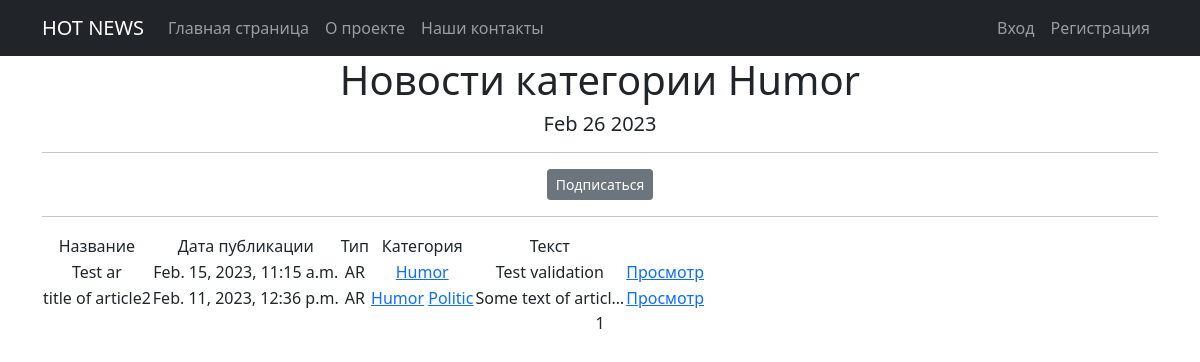
Page /categories/4 on the earlier database version.
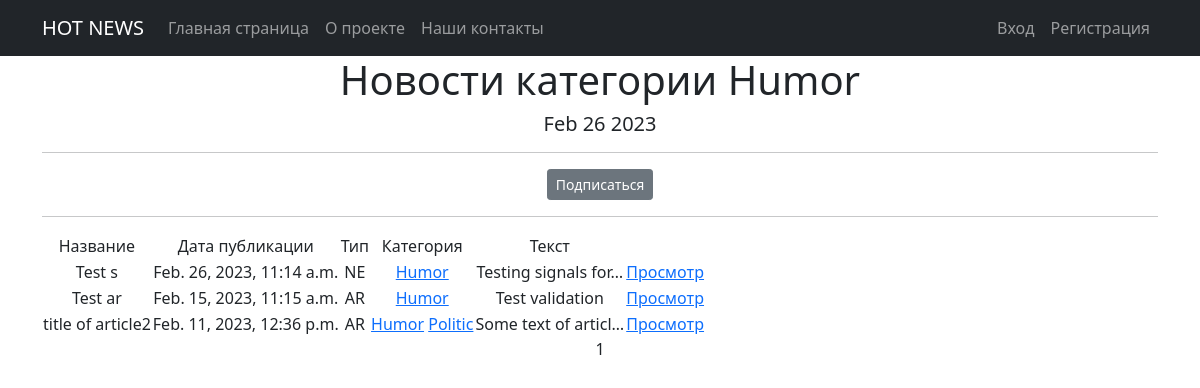
Same page on the later database version.
### news/models.py (models this page shows, shortened)
class Category(models.Model):
    name = models.CharField(max_length=32, unique=True)
    subscribers = models.ManyToManyField(User, blank=True, null=True, related_name='categories')
    def __str__(self):
        return f'{self.name}'

class Post(models.Model):
    author = models.ForeignKey(Author, to_field='authorUser_id', on_delete=models.CASCADE)
    NEWS = 'NE'
    ARTICLE = 'AR'
    CATEGORY_CHOISE = (
        (NEWS, 'Новость'),
        (ARTICLE, 'Статья'),
    )
    category_type = models.CharField(max_length=2, choices=CATEGORY_CHOISE, default=ARTICLE)
    dateCreation = models.DateTimeField(auto_now_add=True)
    postCategory = models.ManyToManyField(Category, through='PostCategory')
    title = models.CharField(max_length=128)
    text = models.TextField()
    rating = models.SmallIntegerField(default=0)

### news/views.py (the view)
# urls.py: path('categories/<int:pk>', CategoryList.as_view(), name='category_list'),
class CategoryList(NewsList):
    model = Post
    template_name = 'category_list.html'
    context_object_name = 'category_news_list'
    def get_queryset(self):
        self.category = get_object_or_404(Category, id=self.kwargs['pk'])
        queryset = Post.objects.filter(postCategory=self.category).order_by('-dateCreation')
        return queryset
    def get_context_data(self, **kwargs):
        context = super().get_context_data(**kwargs)
        context['is_not_subscriber'] = self.request.user not in self.category.subscribers.all()
        context['category'] = self.category
        return context

### news/templatetags/custom_filters.py (called while the page is built)
@register.filter()
def censor(value):
    if not isinstance(value, str):
        raise TypeError("Value must be a string")
    else:
        bad_words = ['badword1', 'badword2', 'badword3']
        words = value.split()
        for i, word in enumerate(words):
            if word.lower() in bad_words:
                words[i] = word[0] + "*" * (len(word) - 1)
        return " ".join(words)

### news/views.py (called while the page is built)
    def get_context_data(self, **kwargs):
        context = super().get_context_data(**kwargs)
        context['time_now'] = datetime.utcnow()
        return context

### templates/category_list.html (shortened to what this page needs)
{% extends 'flatpages/default.html' %}
{% load custom_filters %}
{% block content %}
   <h1>Новости категории {{category}}</h1>
   <h5>{{ time_now|date:'M d Y' }}</h5>
   <hr>
   {% if is_not_subscriber %}
      <a href="{% url 'subscribe' category.id %}" class="btn btn-secondary btn-sm">Подписаться</a>
      <br>
   {% else %}
       <a href="{% url 'unsubscribe' category.id %}" class="btn btn-secondary btn-sm">Отписаться</a>
       <br>
   {% endif %}
   <hr>
   {% if category_news_list %}
       <table>
           <tr>
               <td>Название</td>
               <td>Дата публикации</td>
               <td>Тип</td>
               <td>Категория</td>
               <td>Текст</td>
           </tr>
           {% for post in category_news_list %}
                  <tr>
                      <td>{{ post.title|censor }}</td>
                      <td>{{ post.dateCreation }}</td>
                      <td>{{ post.category_type }}</td>
                      <td>{% for cat in post.postCategory.all %}
                             <a href="{% url 'category_list' cat.id %}">{{ cat.name }}</a>
                          {% endfor %}</td>
                      <td>{{ post.text|truncatechars:20|censor }}</td>
                      {% if post.category_type == 'NE' %}
                        <td>
                        <a href="{% url 'post_detail' post.id %}">Просмотр</a>
                        </td>
                      {% elif post.category_type == 'AR' %}
                        <td>
                        <a href="{% url 'ar_detail' post.id %}">Просмотр</a>
                        </td>
                      {% endif %}
                  </tr>
           {% endfor %}
       </table>
   {% else %}
       <h2>Новостей нет!</h2>
   {% endif %}
   {{ page_obj.number }}
{% endblock content %}

### templates/flatpages/default.html (shortened to what this page needs)
<!DOCTYPE html>
<html lang="en">
    <head>
        {% load static %}
        <link href="{% static 'css/styles.css' %}" rel="stylesheet" />
    </head>
    <body>
        <nav class="navbar navbar-expand-lg navbar-dark bg-dark static-top">
            <div class="container">
                <a class="navbar-brand" href="#">HOT NEWS</a>
                <div class="collapse navbar-collapse" id="navbarResponsive">
                    <ul class="navbar-nav ml-auto">
                        <li class="nav-item active">
                            <a class="nav-link" href="/news/">Главная страница</a>
                        </li>
                        <li class="nav-item">
                            <a class="nav-link" href="/about/">О проекте</a>
                        </li>
                        <li class="nav-item">
                            <a class="nav-link" href="/contacts/">Наши контакты</a>
                        </li>
                    </ul>
                    <ul class="navbar-nav ms-auto">
                        {% if user.is_authenticated == False %}
                        <li class="nav-item">
                            <a class="nav-link" href="/accounts/login">Вход</a>
                        </li>
                        <li class="nav-item">
                            <a class="nav-link" href="/accounts/signup">Регистрация</a>
                        </li>
                        {% endif %}
                    </ul>
                </div>
            </div>
        </nav>
        <div class="container">
            <div class="row">
                <div class="col-lg-12 text-center">
                    {% block content %}{% endblock content %}
                </div>
            </div>
        </div>
    </body>
</html>

Differences in the rows shown:
added Post: title|censor "Test s", dateCreation "Feb. 26, 2023, 11:14 a.m.", category_type "NE", text|censor "Testing signals for…", shows "Просмотр", Category (name "Humor")
